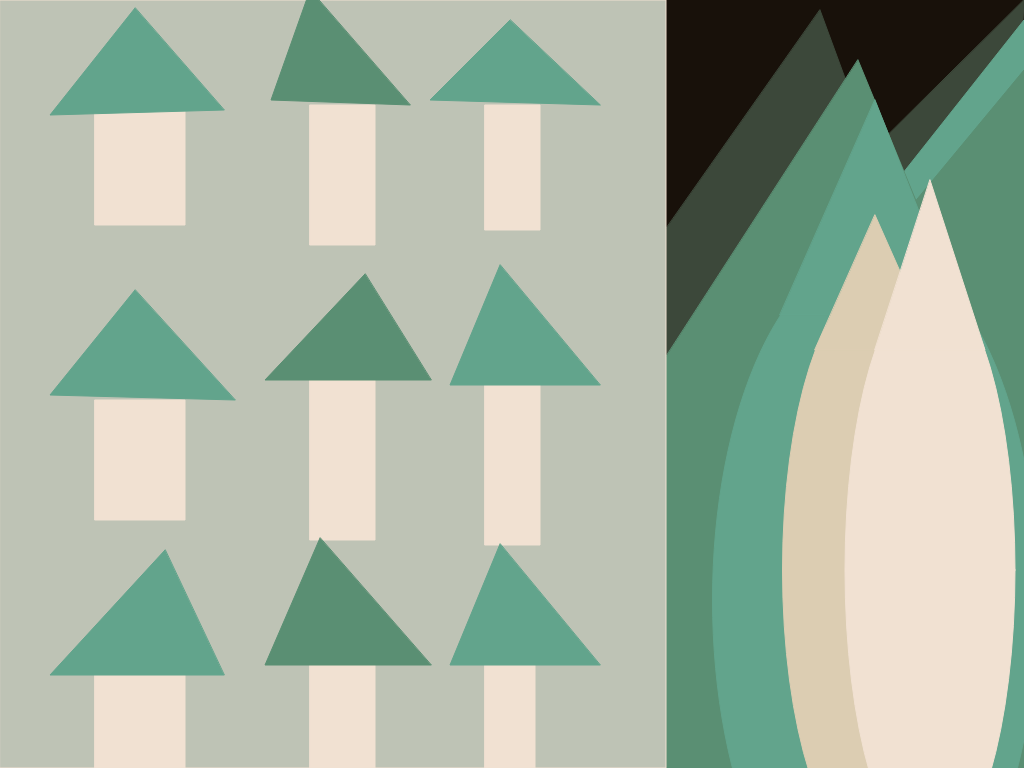
Frame 1 (no input)
Frame 60 (no input): identical to frame 1, image omitted
Frame 120 (the mouse pressed at the canvas centre since frame 60): identical to frame 1, image omitted

The p5.js sketch that drew this single still picture (run headless with seeded random() and noise() and a simulated clock; from frame 60 on, the mouse is pressed at the canvas centre):

// p5.js sketch
// ── sketch.js
let green1, green2, beige1, beige2, brick

function setup() 
{
  createCanvas(1024, 768)
  
  green1 = color(98,164,140)
  green2 = color(90,143,115)
  greenDark = color(60,72,58)
  beige1 = color(241,225,210)
  beige2 = color(220,205,178)
  brick = color(190,195,181)
}

function draw() 
{
  background(24, 17, 10)
  
  // dark bushes
  stroke(greenDark)
  fill(greenDark)
  triangle(475,500, 1000, 500, 820, 10);
  triangle(520,500, 1000, 500, 1024, 0);
  
  // green bushes
  stroke(green1)
  fill(green1)
  triangle(850,240,1024,20,1024,500)
  stroke(green2)
  fill(green2)
  triangle(850,280,1024,70,1024,550)
  triangle(858,60,1150,768,400,768)
  stroke(green1)
  fill(green1)
  ellipse(875,600,325,700)
  triangle(875,100,960,315,780,315)
 
  
  // Front bushes
  stroke(beige2)
  fill(beige2)
  ellipse(875,570,185,575)
  triangle(875,215,935,350,815,350)

  stroke(beige1)
  fill(beige1)
  ellipse(930,570,170,575)
  triangle(930,180,985,350,875,350)
  

  // house
  fill(brick)
  rect(0,0,666,768)
  
  
  // windows
  stroke(beige1)
  fill(beige1)
  rect(95,105,90,120)
  rect(310,105,65,140)
  rect(485,105,55,125)
  
  rect(95,400,90,120)
  rect(310,380,65,160)
  rect(485,385,55,160)
  
  rect(95,675,90,120)
  rect(310,655,65,140)
  rect(485,655,50,125)
  
  
  //  Roofs
  stroke(green1)
  fill(green1)
  triangle(135,8,50,115, 224,110)
  stroke(green2)
  fill(green2)
  triangle(310,-10,271,100, 410,105)
  stroke(green1)
  fill(green1)
  triangle(510,20,430,100, 600,105)
  
  stroke(green1)
  fill(green1)
  triangle(135,290,50,395, 235,400)
  stroke(green2)
  fill(green2)
  triangle(365,274,265,380, 431,380)
  stroke(green1)
  fill(green1)
  triangle(500,265,450,385, 600,385)
  
  stroke(green1)
  fill(green1)
  triangle(165,550,50,675, 224,675)
  stroke(green2)
  fill(green2)
  triangle(320,538,265,665, 431,665)
  stroke(green1)
  fill(green1)
  triangle(500,544,450,665, 600,665)
}
